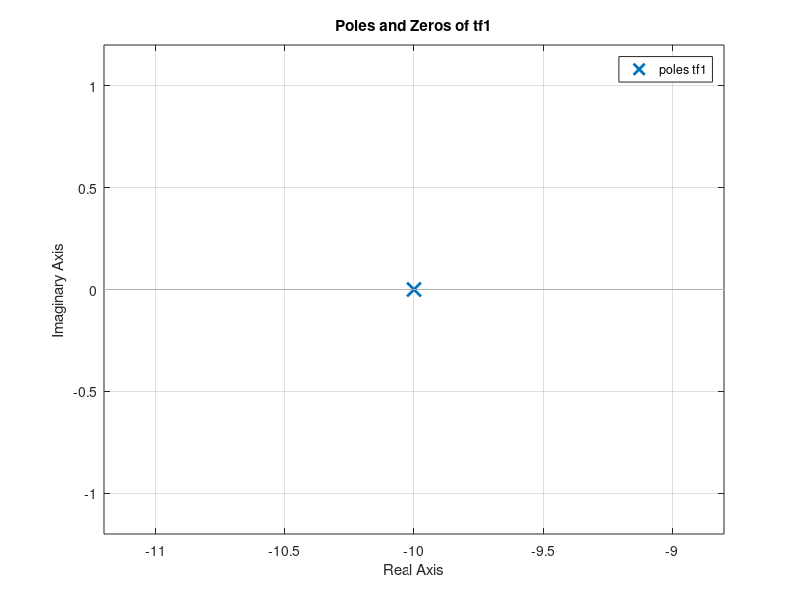
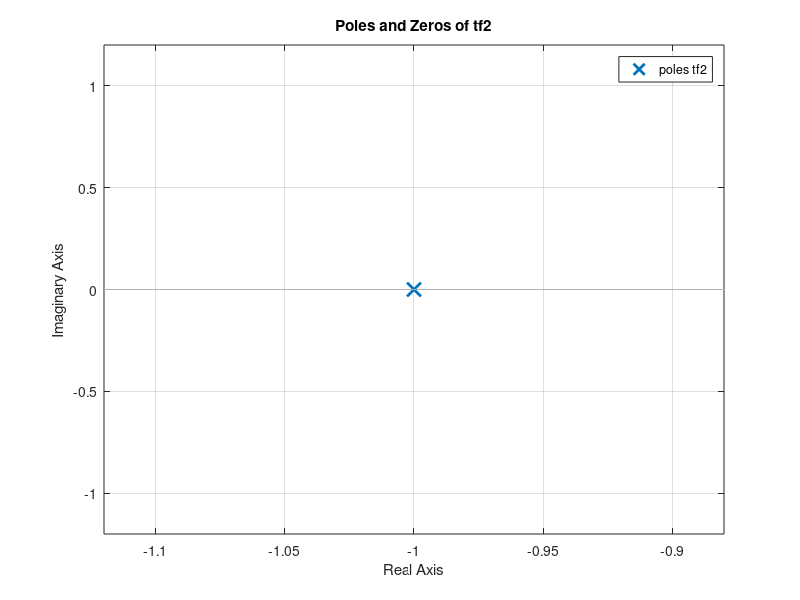
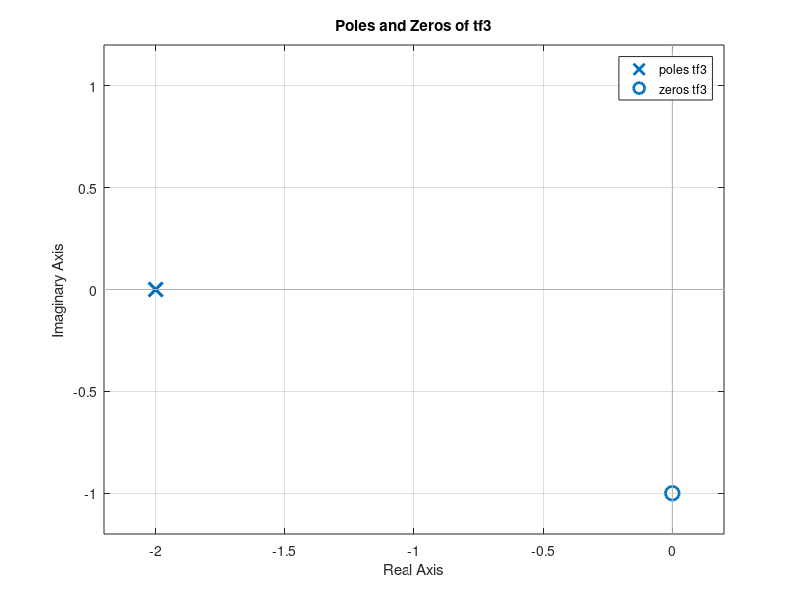
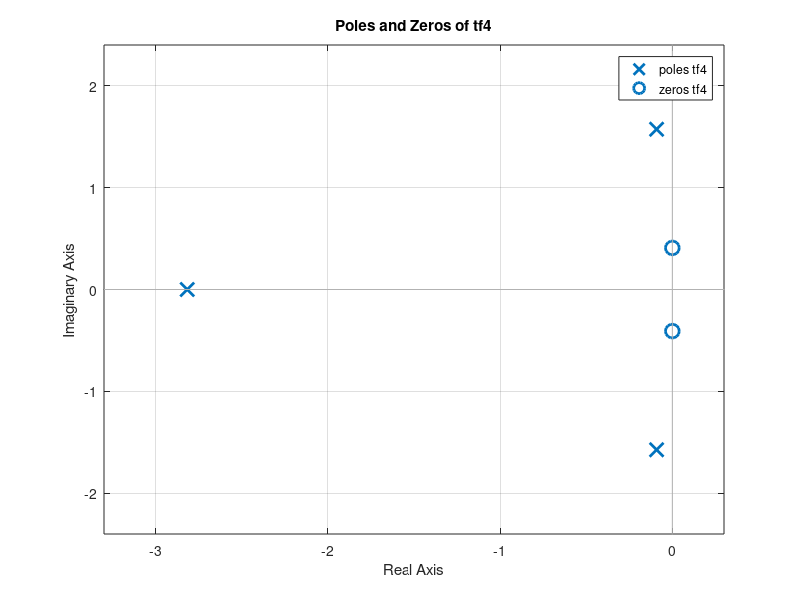

MATLAB code to generate these figures, in order:
clc;
clear all;
close all;

% First transfer function
num1 = [1];
den1 = [1 10];
tf1 = tf(num1, den1)
p1 = pole(tf1)
z1 = zero(tf1)

% Plot poles and zeros for tf1
figure;
pzmap(tf1)
title('Poles and Zeros of tf1');
grid on;

% Second transfer function
num2 = [1];
den2 = [1 1];
tf2 = tf(num2, den2)
p2 = pole(tf2)
z2 = zero(tf2)

% Plot poles and zeros for tf2
figure;
pzmap(tf2);
title('Poles and Zeros of tf2');
grid on;

% Third transfer function
num3 = [1 0 1];
den3 = [1 4 4];
tf3 = tf(num3, den3)
p3 = pole(tf3)
z3 = zero(tf3)

% Plot poles and zeros for tf3
figure;
pzmap(tf3);
title('Poles and Zeros of tf3');
grid on;

% Exercise transfer function
num4 = [6 0 1];
den4 = [1 3 3 7];
tf4 = tf(num4, den4)
p4 = pole(tf4)
z4 = zero(tf4)

% Plot poles and zeros for tf4
figure;
pzmap(tf4);
title('Poles and Zeros of tf4');
grid on;
